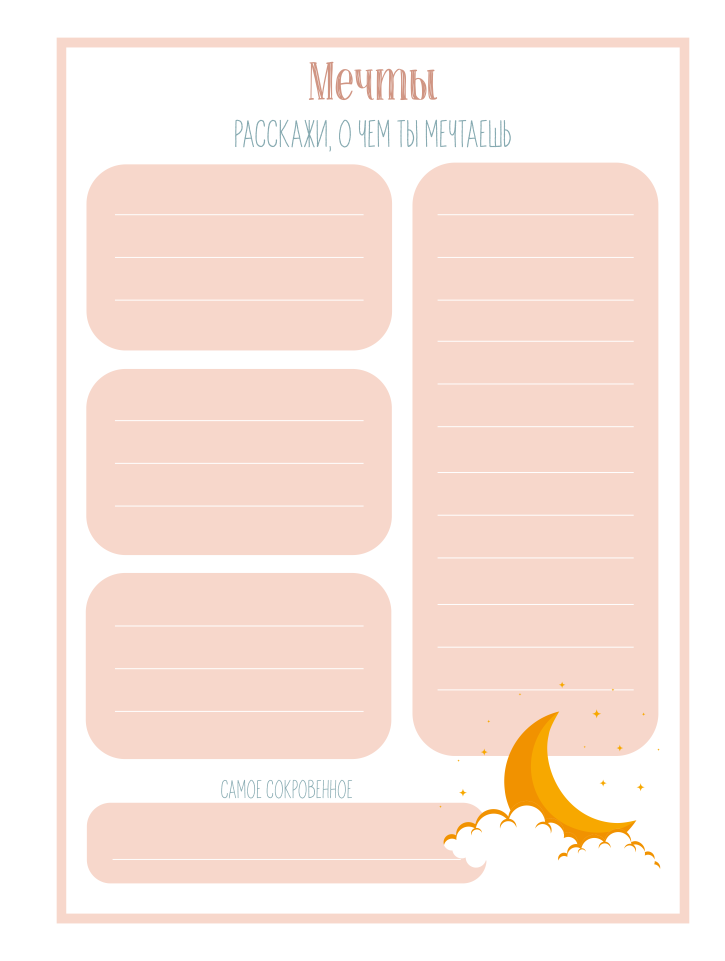
#> input picture albums/diary/cover/in album/Блок коричневый _180х240_print/page_015.png, 2174 x 2882 px, found by its file name (shown at 1/3 size)
$ python _detect-dreams-lines.py
#> lines starting #> are read from the running program, lines starting #| are printed output that depends on the picture; after the words box and inside, x2 and y2 are one past the last pixel; in counts of white or black regions, pixels touching at a corner belong together
"""Detect white ruling lines on diary brown p15 (Мечты) PNG."""
from __future__ import annotations

from PIL import Image
import numpy as np

PNG = r"albums/diary/cover/in album/Блок коричневый _180х240_print/page_015.png"


def find_white_lines(arr: np.ndarray, x0: int, x1: int, y0: int, y1: int, score_thr: float = 0.28):
    region = arr[y0:y1, x0:x1].astype(np.float32)
    r, g, b = region[:, :, 0], region[:, :, 1], region[:, :, 2]
    mn = np.minimum(np.minimum(r, g), b)
    # White stroke on peach: near-white and channels close.
    white = (mn > 225) & (np.abs(r - g) < 30) & (np.abs(g - b) < 30) & (np.abs(r - b) < 35)
    white_row = white.mean(axis=1)
    ys = [(y0 + i, float(score)) for i, score in enumerate(white_row) if score > score_thr]
    if not ys:
        return []
    clusters: list[list[tuple[int, float]]] = []
    cur = [ys[0]]
    for p in ys[1:]:
        if p[0] - cur[-1][0] <= 4:
            cur.append(p)
        else:
            clusters.append(cur)
            cur = [p]
    clusters.append(cur)
    h = arr.shape[0]
    out = []
    for c in clusters:
        best = max(c, key=lambda t: t[1])
        cy = sum(t[0] for t in c) / len(c)
        out.append(
            {
                "yNorm": round(cy / h, 5),
                "yPx": round(cy, 1),
                "thick": len(c),
                "score": round(best[1], 3),
            }
        )
    return out


def main() -> None:
    im = Image.open(PNG).convert("RGB")
#> im is the input picture: PIL image 2174x2882 RGB; mean R, G, B 250.3, 232.7, 225
    arr = np.asarray(im)
    h, w = arr.shape[:2]
    print(f"size {w}x{h}")
#| size 2174x2882

    left_boxes = [
        (int(0.12 * w), int(0.50 * w), int(0.17 * h), int(0.37 * h)),
        (int(0.12 * w), int(0.50 * w), int(0.35 * h), int(0.55 * h)),
        (int(0.12 * w), int(0.50 * w), int(0.53 * h), int(0.80 * h)),
    ]
    right_box = (int(0.52 * w), int(0.90 * w), int(0.17 * h), int(0.80 * h))
    bottom_box = (int(0.12 * w), int(0.65 * w), int(0.82 * h), int(0.96 * h))

    print("\nLEFT boxes:")
    all_left = []
    for i, box in enumerate(left_boxes):
        lines = find_white_lines(arr, *box)
        print(f" box{i + 1} lines={len(lines)}")
        for line in lines:
            print(f"   {line}")
            all_left.append(line["yNorm"])
#> this loop made 3 passes
#> (printed output is left out)
#> pass 1, in find_white_lines, `r, g, b = region[:, :, 0], region[:, :, 1], region[:, :, 2]`:
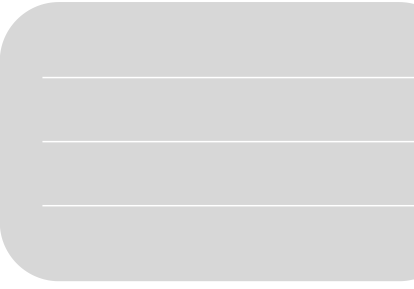
#> g: shape (577, 827) float32 (shown at 1/2 size); min 215, max 255, mean 217.3
#> after the loop, all_left = [0.17, 0.223, 0.268, 0.312, 0.367, 0.374, 0.438, 0.482, 0.527, 0.587, 0.651, 0.696, 0.74, 0.795]

    print("\nRIGHT:")
    right = find_white_lines(arr, *right_box, score_thr=0.22)
#> call 4 of find_white_lines, with x0 = 1130, x1 = 1956, y0 = 489, y1 = 2305, score_thr = 0.22
#> in find_white_lines (call 4), `r, g, b = region[:, :, 0], region[:, :, 1], region[:, :, 2]`:
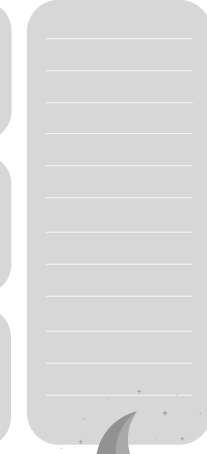
#> g: shape (1816, 826) float32 (shown at 1/4 size); min 146, max 255, mean 219.4
#> in find_white_lines (call 4), `white = (mn > 225) & (np.abs(r - g) < 30) & (np.abs(g - b) < 30) & (np..`:
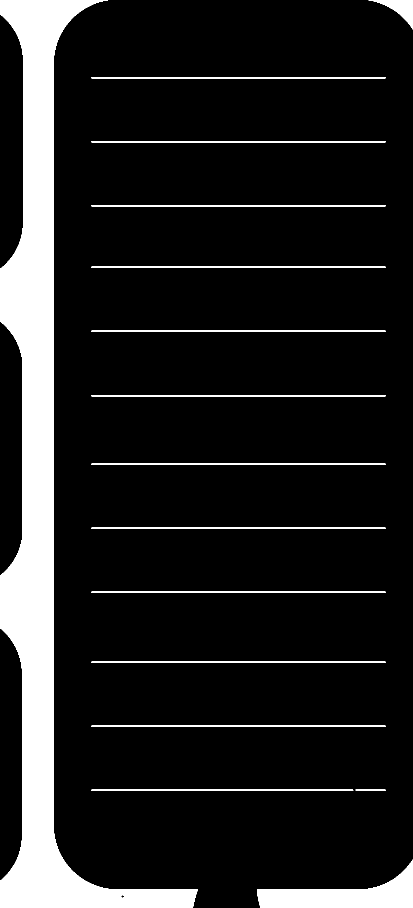
#> white: shape (1816, 826) bool (shown at 1/2 size); 12.5% white; 16 white regions, largest, box (x1, y1, x2, y2) and area: (0, 0, 396, 1816) 150855, (514, 1719, 826, 1816) 13409, (737, 0, 826, 59) 1857
#> in find_white_lines (call 4), `white_row = white.mean(axis=1)`: white_row = 1816 values, max 0.857 at index 1779, min 0.0738 at index 125, mean 0.125
#> in find_white_lines (call 4), `ys = [(y0 + i, float(score)) for i, score in enumerate(white_row) if s..`: ys = 127 pairs, first value 489 to 2304, second value 0.222 to 0.857
#> in find_white_lines (call 4), `cur = [ys[0]]`: cur = [(489, 0.369)]
#> the loop in find_white_lines (call 4), `for p in ys[1:]:` made 126 passes
#> cur on passes 28, 31, 34, 37, 40, 43, 46, 49: [(643, 0.786)], [(771, 0.786)], [(899, 0.786)], [(1022, 0.835)], [(1150, 0.818)], [(1279, 0.787)], [(1416, 0.787)], [(1544, 0.787)]
#> after the loop in find_white_lines (call 4), `for p in ys[1:]:`: clusters = 13 items
#> the loop in find_white_lines (call 4), `for c in clusters:` made 14 passes
#> (c, cy) on passes 2 to 9: ([(643, 0.786), (644, 0.786), (645, 0.786)], 644), ([(771, 0.786), (772, 0.786), (773, 0.786)], 772), ([(899, 0.786), (900, 0.786), (901, 0.786)], 900), ([(1022, 0.835), (1023, 0.837), (1024, 0.838)], 1023), ([(1150, 0.818), (1151, 0.817), (1152, 0.817)], 1151), ([(1279, 0.787), (1280, 0.787), (1281, 0.787)], 1280), ([(1416, 0.787), (1417, 0.787), (1418, 0.787)], 1417), ([(1544, 0.787), (1545, 0.787), (1546, 0.787)], 1545)
#> after the loop in find_white_lines (call 4), `for c in clusters:`: out = 14 items
#> right = 14 items
    print(f" lines={len(right)}")
#|  lines=14
    for line in right:
        print(f"   {line}")
#> this loop made 14 passes
#> line on passes 1 to 7: {'yNorm': 0.174, 'yPx': 502.5, 'thick': 28, 'score': 0.369}, {'yNorm': 0.223, 'yPx': 644, 'thick': 3, 'score': 0.786}, {'yNorm': 0.268, 'yPx': 772, 'thick': 3, 'score': 0.786}, {'yNorm': 0.312, 'yPx': 900, 'thick': 3, 'score': 0.786}, {'yNorm': 0.355, 'yPx': 1023, 'thick': 3, 'score': 0.838}, {'yNorm': 0.399, 'yPx': 1151, 'thick': 3, 'score': 0.818}, {'yNorm': 0.444, 'yPx': 1280, 'thick': 3, 'score': 0.787}
#> (printed output is left out)

    print("\nBOTTOM:")
    bottom = find_white_lines(arr, *bottom_box, score_thr=0.22)
#> in find_white_lines (call 5), `region = arr[y0:y1, x0:x1].astype(np.float32)`:
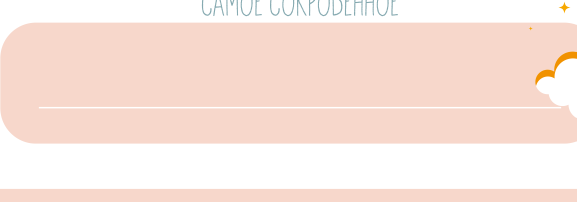
#> region: shape (403, 1153, 3) float32 (shown at 1/2 size); mean R, G, B 250.1, 229.6, 221.2
#> in find_white_lines (call 5), `r, g, b = region[:, :, 0], region[:, :, 1], region[:, :, 2]`:
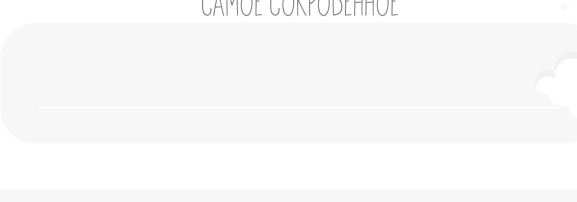
#> r: shape (403, 1153) float32 (shown at 1/2 size); min 133, max 255, mean 249.3
#> in find_white_lines (call 5), `r, g, b = region[:, :, 0], region[:, :, 1], region[:, :, 2]`:
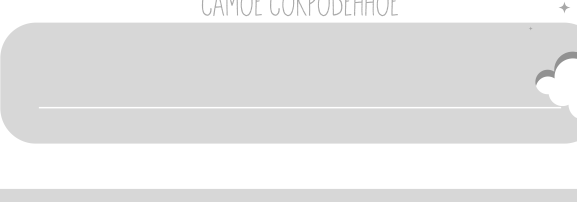
#> g: shape (403, 1153) float32 (shown at 1/2 size); min 146, max 255, mean 228.8
#> in find_white_lines (call 5), `white = (mn > 225) & (np.abs(r - g) < 30) & (np.abs(g - b) < 30) & (np..`:
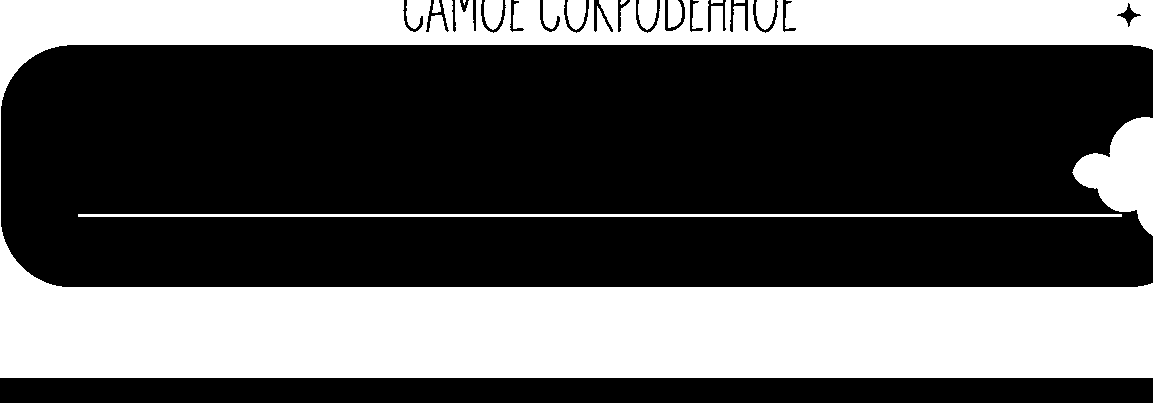
#> white: shape (403, 1153) bool; 35.5% white; 13 white regions (1 under 20 px), largest, box (x1, y1, x2, y2) and area: (0, 0, 1153, 378) 153900, (1072, 117, 1153, 236) 5289, (78, 214, 1122, 217) 3132
#> in find_white_lines (call 5), `white_row = white.mean(axis=1)`: white_row = 403 values, max 1 at index 33, min 0 at index 378, mean 0.355
#> in find_white_lines (call 5), `ys = [(y0 + i, float(score)) for i, score in enumerate(white_row) if s..`: ys = 139 pairs, first value 2363 to 2740, second value 0.876 to 1
#> in find_white_lines (call 5), `cur = [ys[0]]`: cur = [(2363, 0.927)]
#> the loop in find_white_lines (call 5), `for p in ys[1:]:` made 138 passes
#> cur on passes 45, 48: [(2577, 0.919)], [(2650, 1)]
#> after the loop in find_white_lines (call 5), `for p in ys[1:]:`: clusters = 2 items
#> the loop in find_white_lines (call 5), `for c in clusters:` made 3 passes
#> (best, cy) on passes 1, 3: ((2396, 1), 2385), ((2650, 1), 2695)
#> after the loop in find_white_lines (call 5), `for c in clusters:`: out = 3 items
#> bottom = 3 items
    print(f" lines={len(bottom)}")
#|  lines=3
    for line in bottom:
        print(f"   {line}")
#> this loop made 3 passes
#> line on passes 1 to 3: {'yNorm': 0.828, 'yPx': 2385, 'thick': 45, 'score': 1}, {'yNorm': 0.895, 'yPx': 2578, 'thick': 3, 'score': 0.919}, {'yNorm': 0.935, 'yPx': 2695, 'thick': 91, 'score': 1}
#> (printed output is left out)

    print("\nCURRENT SLOTS (line-slots.json):")
    import json
    from pathlib import Path

#> (the run stopped early here; a loop or call above may not have finished)

$ run again, with albums/diary/cover/in album/Блок коричневый _180х240_print/page_001.png copied over albums/diary/cover/in album/Блок коричневый _180х240_print/page_015.png
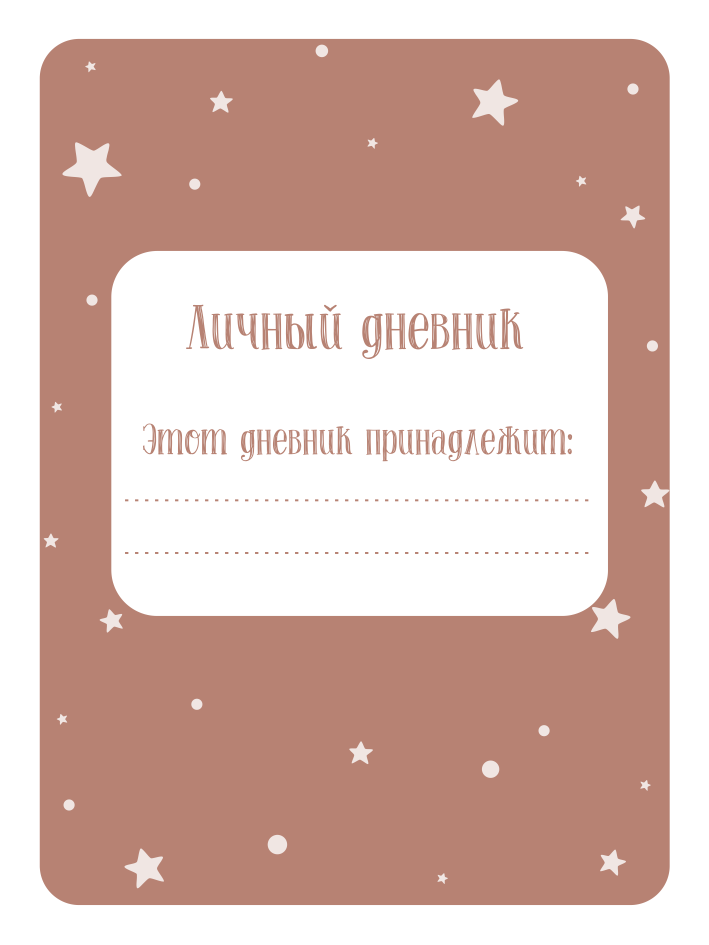
#> input picture albums/diary/cover/in album/Блок коричневый _180х240_print/page_001.png, 2126 x 2835 px, found by its file name (shown at 1/3 size)
#> in main, im is the input picture: PIL image 2126x2835 RGB; mean R, G, B 215.4, 186.3, 178
#| size 2126x2835
#> the loop in main, `for i, box in enumerate(left_boxes):` made 3 passes
#> (printed output is left out)
#> after the loop in main, `for i, box in enumerate(left_boxes):`: all_left = [0.317, 0.45, 0.591]
#> in find_white_lines (call 4), `white = (mn > 225) & (np.abs(r - g) < 30) & (np.abs(g - b) < 30) & (np..`:
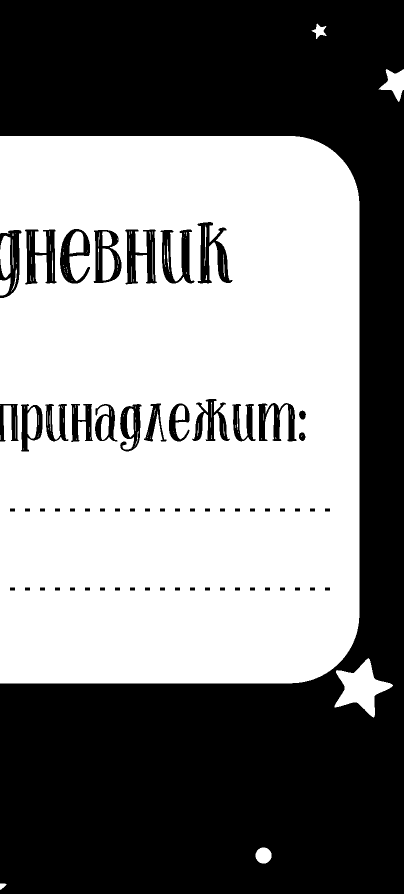
#> white: shape (1787, 808) bool (shown at 1/2 size); 51.4% white; 65 black regions, largest, box (x1, y1, x2, y2) and area: (0, 0, 808, 1787) 655704, (395, 444, 465, 567) 3720, (50, 459, 113, 569) 3619
#> white_row = 1787 values, max 0.899 at index 1346, min 0 at index 0, mean 0.514
#> ys = 1095 pairs, first value 753 to 1847, second value 0.514 to 0.899
#> cur = [(753, 0.731)]
#> the loop in find_white_lines (call 4), `for p in ys[1:]:` made 1094 passes
#> p on passes 1 to 3: (754, 0.743), (755, 0.751), (756, 0.756)
#> after the loop in find_white_lines (call 4), `for p in ys[1:]:`: clusters = []
#> the loop in find_white_lines (call 4), `for c in clusters:` made 1 pass
#> (best, cy) on pass 1: ((1827, 0.899), 1300)
#> after the loop in find_white_lines (call 4), `for c in clusters:`: out = 1 item
#|  lines=1
#> the loop in main, `for line in right:` made 1 pass
#> line on pass 1: {'yNorm': 0.459, 'yPx': 1300, 'thick': 1095, 'score': 0.899}
#> (printed output is left out)
#> region: shape (397, 1126, 3) float32
#> r: shape (397, 1126) float32
#> g: shape (397, 1126) float32
#> b: shape (397, 1126) float32
#> in find_white_lines (call 5), `white = (mn > 225) & (np.abs(r - g) < 30) & (np.abs(g - b) < 30) & (np..`:
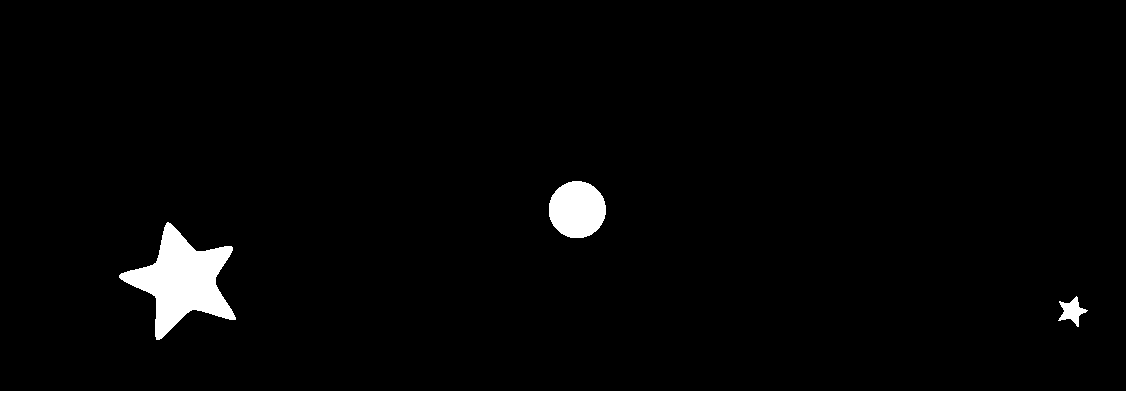
#> white: shape (397, 1126) bool; 3.6% white; 4 white regions, box (x1, y1, x2, y2) and area: (0, 391, 1126, 397) 6756, (119, 222, 236, 340) 6148, (549, 181, 606, 238) 2570, (1058, 296, 1088, 327) 410
#> white_row = 397 values, max 1 at index 391, min 0 at index 0, mean 0.0355
#> ys = [(2715, 1), (2716, 1), (2717, 1), (2718, 1), (2719, 1), (2720, 1)]
#> cur = [(2715, 1)]
#> the loop in find_white_lines (call 5), `for p in ys[1:]:` made 5 passes
#> the loop in find_white_lines (call 5), `for c in clusters:` made 1 pass
#> (best, cy) on pass 1: ((2715, 1), 2717.5)
#> bottom = 1 item
#|  lines=1
#> the loop in main, `for line in bottom:` made 1 pass
#> line on pass 1: {'yNorm': 0.959, 'yPx': 2717.5, 'thick': 6, 'score': 1}
#> (printed output is left out)

$ run again, with albums/diary/cover/in album/Блок коричневый _180х240_print/page_002.png copied over albums/diary/cover/in album/Блок коричневый _180х240_print/page_015.png
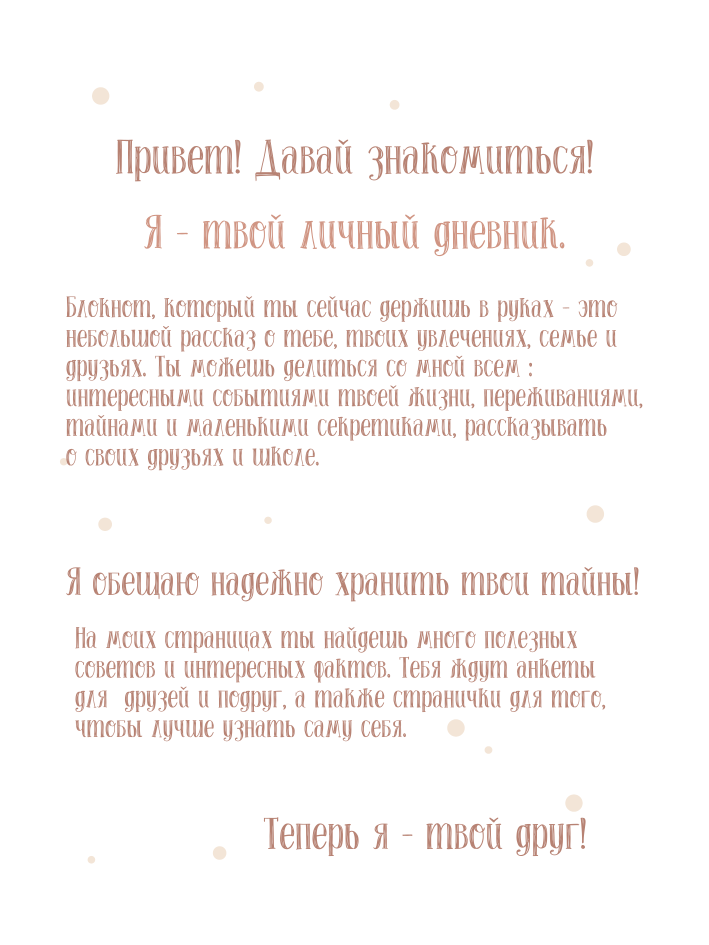
#> input picture albums/diary/cover/in album/Блок коричневый _180х240_print/page_002.png, 2126 x 2835 px, found by its file name (shown at 1/3 size)
#> in main, im is the input picture: PIL image 2126x2835 RGB; mean R, G, B 250.5, 247, 246
#| size 2126x2835
#> the loop in main, `for i, box in enumerate(left_boxes):` made 3 passes
#> (printed output is left out)
#> after the loop in main, `for i, box in enumerate(left_boxes):`: all_left = [0.269, 0.45, 0.665]
#> in find_white_lines (call 4), `white = (mn > 225) & (np.abs(r - g) < 30) & (np.abs(g - b) < 30) & (np..`:
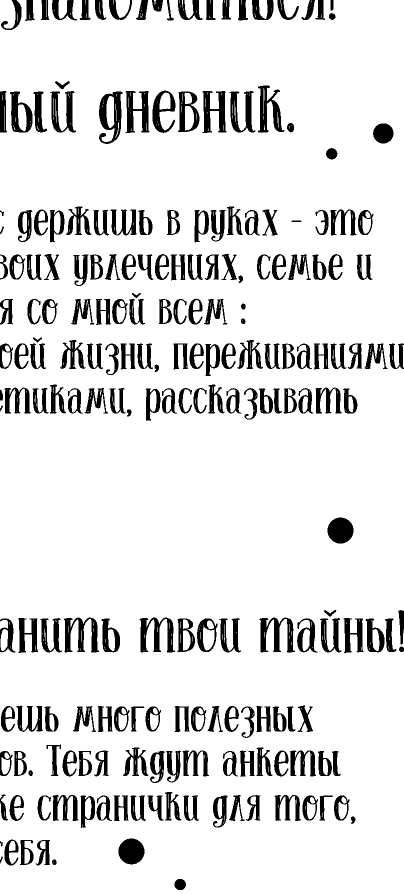
#> white: shape (1787, 808) bool (shown at 1/2 size); 88.1% white; 215 black regions, largest, box (x1, y1, x2, y2) and area: (198, 183, 245, 288) 2482, (279, 1235, 350, 1305) 2402, (519, 1235, 590, 1305) 2400
#> white_row = 1787 values, max 1 at index 60, min 0.489 at index 1302, mean 0.881
#> ys = 1787 pairs, first value 481 to 2267, second value 0.489 to 1
#> cur = [(481, 0.679)]
#> the loop in find_white_lines (call 4), `for p in ys[1:]:` made 1786 passes
#> p on passes 1 to 3: (482, 0.676), (483, 0.673), (484, 0.672)
#> after the loop in find_white_lines (call 4), `for p in ys[1:]:`: clusters = []
#> the loop in find_white_lines (call 4), `for c in clusters:` made 1 pass
#> (best, cy) on pass 1: ((541, 1), 1374)
#> after the loop in find_white_lines (call 4), `for c in clusters:`: out = 1 item
#|  lines=1
#> the loop in main, `for line in right:` made 1 pass
#> line on pass 1: {'yNorm': 0.485, 'yPx': 1374, 'thick': 1787, 'score': 1}
#> (printed output is left out)
#> region: shape (397, 1126, 3) float32
#> r: shape (397, 1126) float32
#> g: shape (397, 1126) float32
#> b: shape (397, 1126) float32
#> in find_white_lines (call 5), `white = (mn > 225) & (np.abs(r - g) < 30) & (np.abs(g - b) < 30) & (np..`:
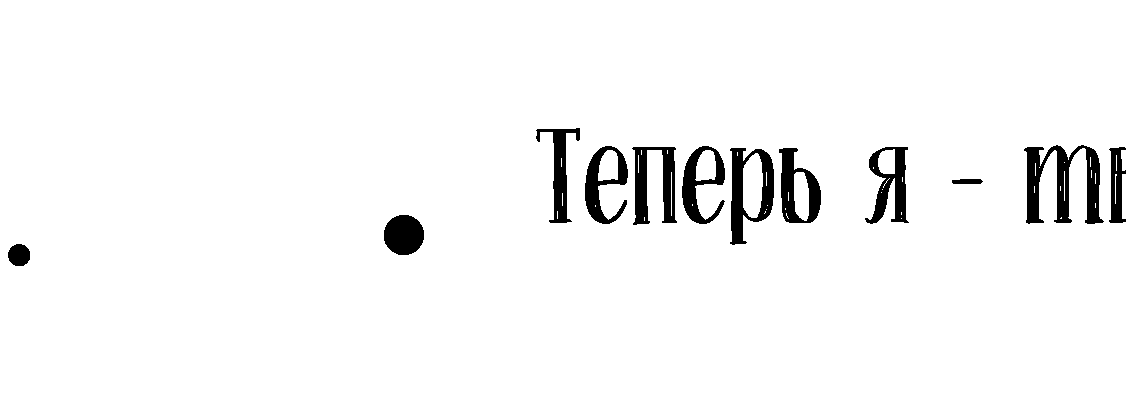
#> white: shape (397, 1126) bool; 96.2% white; 12 black regions, largest, box (x1, y1, x2, y2) and area: (1024, 145, 1104, 224) 2926, (730, 148, 774, 245) 2007, (632, 147, 677, 225) 1827
#> white_row = 397 values, max 1 at index 0, min 0.765 at index 220, mean 0.962
#> ys = 397 pairs, first value 2324 to 2720, second value 0.765 to 1
#> cur = [(2324, 1)]
#> the loop in find_white_lines (call 5), `for p in ys[1:]:` made 396 passes
#> p on passes 1 to 3: (2325, 1), (2326, 1), (2327, 1)
#> the loop in find_white_lines (call 5), `for c in clusters:` made 1 pass
#> (best, cy) on pass 1: ((2324, 1), 2522)
#> bottom = 1 item
#|  lines=1
#> the loop in main, `for line in bottom:` made 1 pass
#> line on pass 1: {'yNorm': 0.89, 'yPx': 2522, 'thick': 397, 'score': 1}
#> (printed output is left out)
